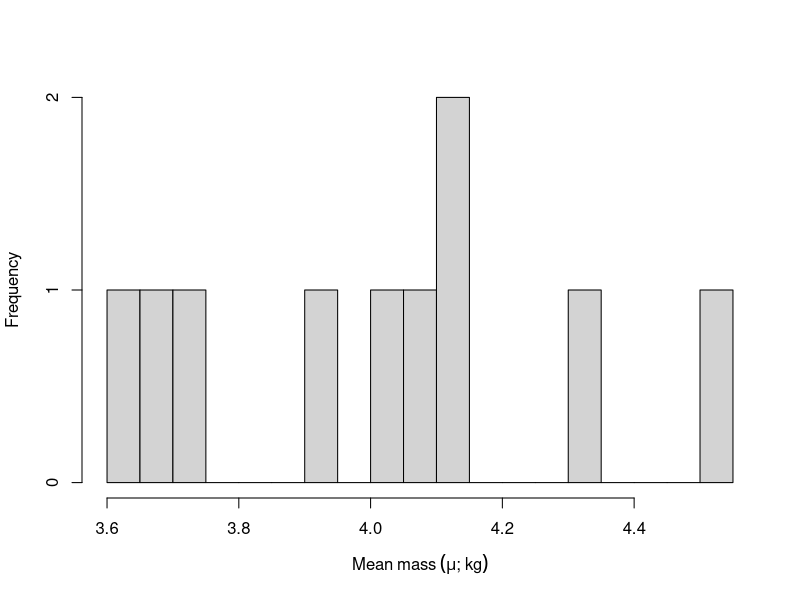
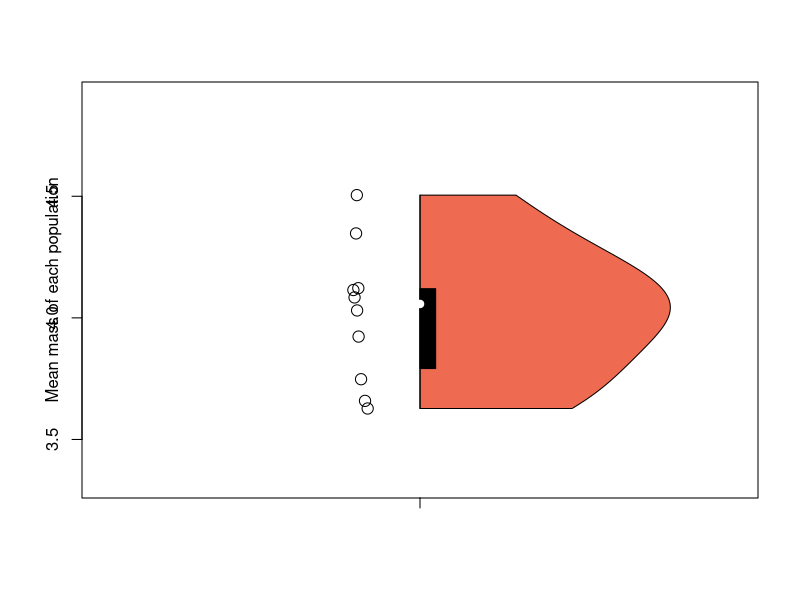
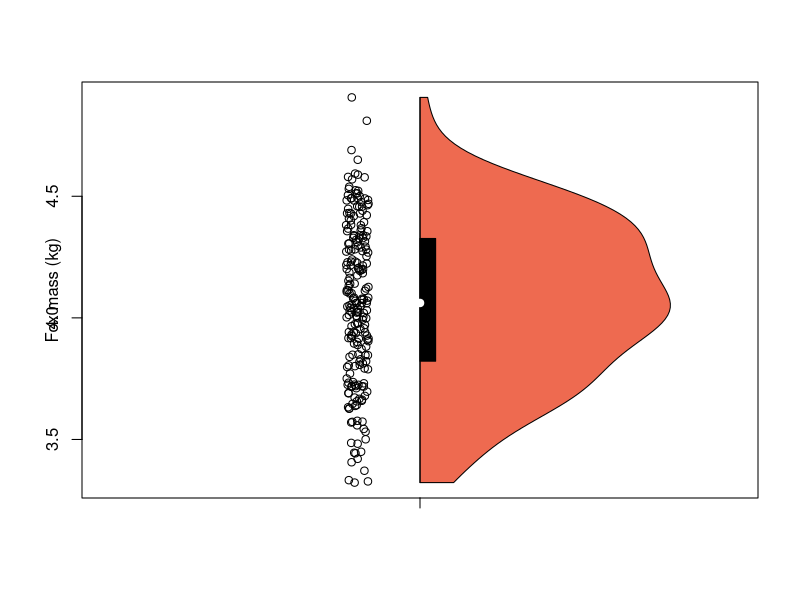
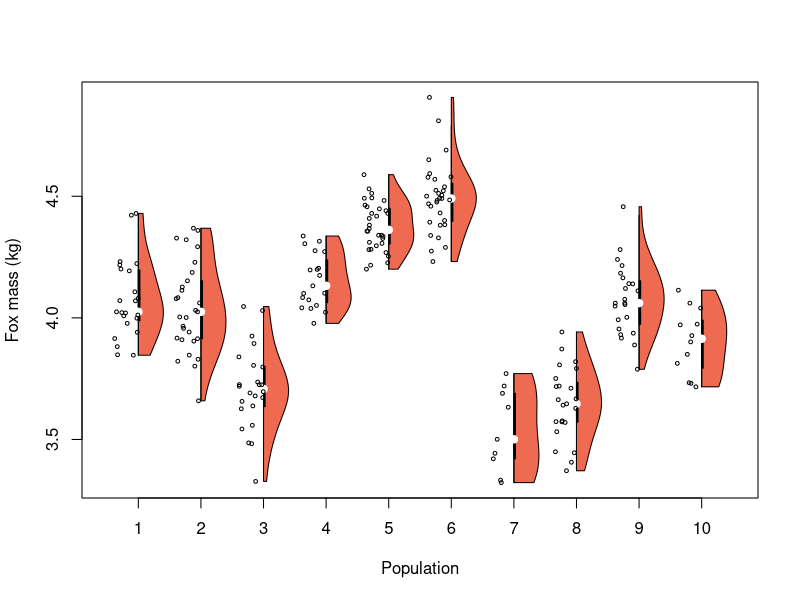

R code for these plots, in order:
# ~~~~~~~~~~~~~~~~~~~~~~~~~~~~~~~~~~~~~~~~~~~~~~~~~~~~~~~~~~~~~~~~~~~~~~~~~~~~
#
# future needs: 
#
# use a red fox (or other organism) home range shape file to 
# generate realistic points and demonstrate how to use spatially-structured
# random effects, Bergmann's and Allen's rules
# 
# ~~~~~~~~~~~~~~~~~~~~~~~~~~~~~~~~~~~~~~~~~~~~~~~~~~~~~~~~~~~~~~~~~~~~~~~~~~~~


# ~~~~~~~~~~~~~~~~~~~~~~~~~~~~~~~~~~~~~~~~~~~~~~~~~~~~~~~~~~~~~~~~~~~~~~~~~~~~
# In our first example, we'll simulate a certain number of populations or
# locations (l) to sample individuals from. 
# ~~~~~~~~~~~~~~~~~~~~~~~~~~~~~~~~~~~~~~~~~~~~~~~~~~~~~~~~~~~~~~~~~~~~~~~~~~~~
l <- 10

# ~~~~~~~~~~~~~~~~~~~~~~~~~~~~~~~~~~~~~~~~~~~~~~~~~~~~~~~~~~~~~~~~~~~~~~~~~~~~
# we'll imagine that there is some 'perfectly average' value for the body size
# of an adult (female?) fox, let's say 4 kg
# ~~~~~~~~~~~~~~~~~~~~~~~~~~~~~~~~~~~~~~~~~~~~~~~~~~~~~~~~~~~~~~~~~~~~~~~~~~~~
mu.star <- 4

# ~~~~~~~~~~~~~~~~~~~~~~~~~~~~~~~~~~~~~~~~~~~~~~~~~~~~~~~~~~~~~~~~~~~~~~~~~~~~
# now let's imagine that there is some variation in size among each population!
# in the future, this will be based on ecological concepts, but for now it's
# UTTERLY RANDOM... we will call the average adult size for each population
# mu, and we will call the variance among populations sigma.star^2
# ~~~~~~~~~~~~~~~~~~~~~~~~~~~~~~~~~~~~~~~~~~~~~~~~~~~~~~~~~~~~~~~~~~~~~~~~~~~~
sigma.star <- 0.25
mu <- rnorm(l, mu.star, sigma.star)

# ~~~~~~~~~~~~~~~~~~~~~~~~~~~~~~~~~~~~~~~~~~~~~~~~~~~~~~~~~~~~~~~~~~~~~~~~~~~~
# ok, to rehash
# we just simulated some number (l = 20) of imaginary populations
# we simulated a 'grand mean' of female fox body size (mu* = 4)
# we simulated some variation among populations (sigma.star = 0.25 kg)
# and then randomly sampled 20 means for each population (mu)
# ~~~~~~~~~~~~~~~~~~~~~~~~~~~~~~~~~~~~~~~~~~~~~~~~~~~~~~~~~~~~~~~~~~~~~~~~~~~~
hist(mu, breaks = 15, main = NULL, xlab = expression(Mean~mass~(mu*';'~kg)))

# ~~~~~~~~~~~~~~~~~~~~~~~~~~~~~~~~~~~~~~~~~~~~~~~~~~~~~~~~~~~~~~~~~~~~~~~~~~~~
# now let's create some 'real' foxes to catch and measure! 
# There are two (really lots more) ways we
# could do this:
#
# 1) simulate the entirety of each population and then subsample each population
# 2) determine a number of samples and then simulate data for those samples
# 
# it shouldn't matter? and option 2 is often easier, so we'll do that
# 'n' will be the number of foxes we're going to catch at each site,
# so it will be a vector of 'l' length
# lambda will be the average number of foxes we catch at each site,
# for now let's set that to 20
# ~~~~~~~~~~~~~~~~~~~~~~~~~~~~~~~~~~~~~~~~~~~~~~~~~~~~~~~~~~~~~~~~~~~~~~~~~~~~
lambda <- 20
n <- rpois(l, lambda)

# total number of foxes we caught
sum(n)

# now let's create a vector (s) that tells us the site where each fox was caught
s <- rep(1:l, times = n)
s

# ~~~~~~~~~~~~~~~~~~~~~~~~~~~~~~~~~~~~~~~~~~~~~~~~~~~~~~~~~~~~~~~~~~~~~~~~~~~~
# in my simulation, there were 21 foxes at site 1 (i.e., n[1] = 21)
# the first 21 values in s are 1
# similarly, there were 21 foxes sampled at site 2, the next 21 values in s
# are 2, i.e., s[22:42] = 2
# ~~~~~~~~~~~~~~~~~~~~~~~~~~~~~~~~~~~~~~~~~~~~~~~~~~~~~~~~~~~~~~~~~~~~~~~~~~~~

# ~~~~~~~~~~~~~~~~~~~~~~~~~~~~~~~~~~~~~~~~~~~~~~~~~~~~~~~~~~~~~~~~~~~~~~~~~~~~
# now let's simulate the mass of each fox, since these are our data
# we'll call them 'y'
# ~~~~~~~~~~~~~~~~~~~~~~~~~~~~~~~~~~~~~~~~~~~~~~~~~~~~~~~~~~~~~~~~~~~~~~~~~~~~
# first create an empty vector
y <- matrix(NA, sum(n))

# define a 'within population' variance (sigma^2)
sigma <- 0.15

# we could do this 1) in a for-loop, 2) in a vector
# for both, we'll used 'nested indexing'
for (i in 1:sum(n)){
  y[i] = rnorm(1, mu[s[i]], sigma)
}

# this is equivalent
y = rnorm(sum(n), mu[s], sigma)


# ~~~~~~~~~~~~~~~~~~~~~~~~~~~~~~~~~~~~~~~~~~~~~~~~~~~~~~~~~~~~~~~~~~~~~~~~~~~~
# create a data .csv
# note, you can do the same thing for model output! we'll revisit this idea soon,
# for now just remember, please don't ever copy values out of R by hand!
# it introduces errors and wastes your valuable time
# ~~~~~~~~~~~~~~~~~~~~~~~~~~~~~~~~~~~~~~~~~~~~~~~~~~~~~~~~~~~~~~~~~~~~~~~~~~~~
path <- 'C:\\Users\\thomas.riecke\\Desktop\\SEM_TVR\\output\\Week2\\fox.data.csv'
df <- data.frame(cbind(y,s))
names(df) <- c('mass','site')
write.csv(df, path)
rm(df)

# ~~~~~~~~~~~~~~~~~~~~~~~~~~~~~~~~~~~~~~~~~~~~~~~~~~~~~~~~~~~~~~~~~~~~~~~~~~~~
# make some figures
# ~~~~~~~~~~~~~~~~~~~~~~~~~~~~~~~~~~~~~~~~~~~~~~~~~~~~~~~~~~~~~~~~~~~~~~~~~~~~
par(mfrow = c(1,1))

# distribution of site-level means
vioplot::vioplot(mu, names = '', ylab = 'Mean mass of each population', 
                 col = 'coral2', side = 'right', ylim = c(min(y),max(y)))
points(jitter(rep(0.9,l)), mu, col = 'black', cex = 1.5)

# all masses
vioplot::vioplot(y, names = '',ylab = 'Fox mass (kg)', 
                 col = 'coral2', side = 'right', ylim = c(min(y),max(y)))
points(y ~ jitter(rep(0.9, sum(n))), col = 'black', cex = 1)

# distributions of foxes in each population
vioplot::vioplot(y ~ s, xlab = 'Population', ylab = 'Fox mass (kg)', 
                 col = 'coral2', side = 'right', ylim = c(min(y),max(y)))
points(y ~ jitter(c(s-0.2)), col = 'black', cex = 0.5)


# ~~~~~~~~~~~~~~~~~~~~~~~~~~~~~~~~~~~~~~~~~~~~~~~~~~~~~~~~~~~~~~~~~~~~~~~~~~~~
# Ok, it's time to write a JAGS model (or two)
# ~~~~~~~~~~~~~~~~~~~~~~~~~~~~~~~~~~~~~~~~~~~~~~~~~~~~~~~~~~~~~~~~~~~~~~~~~~~~
